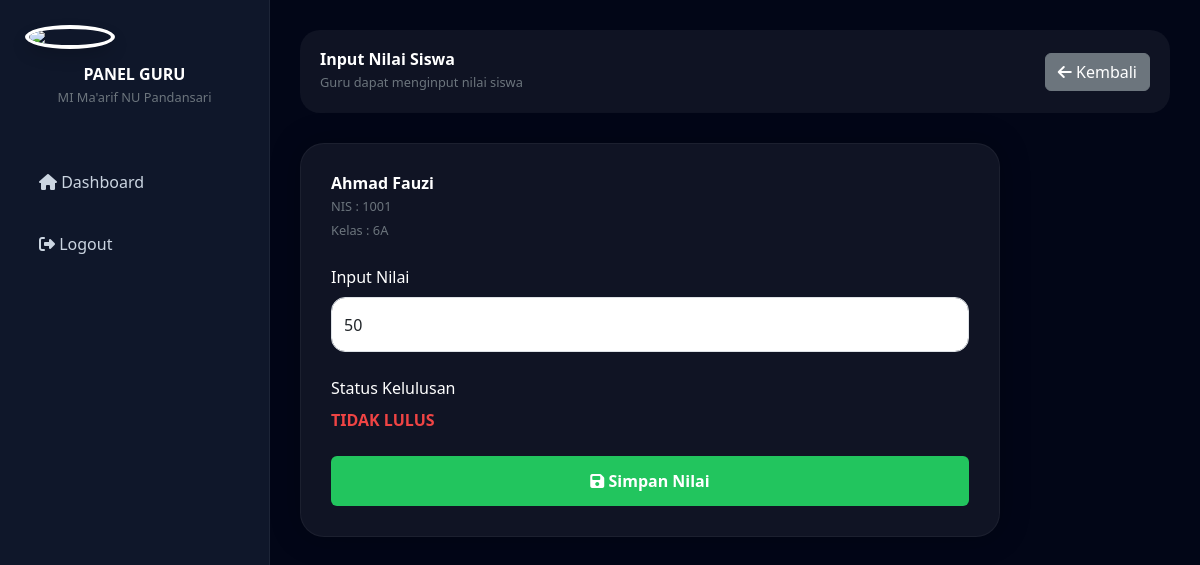
/kelulusan/guru/input_nilai.php?id=1 (signed in), run on the app's committed database.
### tables this page shows
CREATE TABLE `siswa` (
  `id` int NOT NULL,
  `nis` varchar(20) NOT NULL,
  `nama` varchar(100) NOT NULL,
  `jenis_kelamin` enum('Laki-laki','Perempuan') DEFAULT NULL,
  `kelas` varchar(20) DEFAULT NULL,
  `nilai` int DEFAULT NULL,
  `tahun_ajaran` varchar(20) DEFAULT NULL,
  `status_kelulusan` enum('LULUS','TIDAK LULUS','BELUM DIPROSES') DEFAULT 'BELUM DIPROSES',
  `created_at` timestamp NULL DEFAULT CURRENT_TIMESTAMP
);

### kelulusan/guru/input_nilai.php (the view, shortened to what this page needs)
<?php
$conn = new mysqli("localhost", "root", "", "kelulusan_mi");
$id = $_GET['id'];
$siswa = $conn->query("
    SELECT *
    FROM siswa
    WHERE id='$id'
");
$data = $siswa->fetch_assoc();
?>
<!DOCTYPE html>
<html lang="id">
<head>
    <link href="https://cdn.jsdelivr.net/npm/bootstrap@5.3.3/dist/css/bootstrap.min.css"
          rel="stylesheet">
    <script src="https://cdn.tailwindcss.com"></script>
    <link rel="stylesheet"
          href="https://cdnjs.cloudflare.com/ajax/libs/font-awesome/6.5.2/css/all.min.css">
</head>
<body>
<div class="sidebar">
    <div class="text-center mb-5">
        <img
            src="../assets/img/logo.png"
            width="90"
            class="rounded-circle border border-4 border-white shadow"
        >
        <h4 class="mt-3 fw-bold">
            PANEL GURU
        </h4>
        <small class="text-secondary">
            MI Ma'arif NU Pandansari
        </small>
    </div>
    <a href="dashboard.php">
        <i class="fa fa-home"></i>
        Dashboard
    </a>
    <a href="../logout.php">
        <i class="fa fa-sign-out-alt"></i>
        Logout
    </a>
</div>
<div class="content">
    <div class="topbar d-flex justify-content-between align-items-center">
        <div>
            <h3 class="fw-bold">
                Input Nilai Siswa
            </h3>
            <small class="text-secondary">
                Guru dapat menginput nilai siswa
            </small>
        </div>
        <div>
            <a href="dashboard.php"
               class="btn btn-secondary">
                <i class="fa fa-arrow-left"></i>
                Kembali
            </a>
        </div>
    </div>
    <div class="card-box">
        <div class="mb-4">
            <h4 class="fw-bold">
                <?= $data['nama']; ?>
            </h4>
            <small class="text-secondary">
                NIS : <?= $data['nis']; ?>
            </small>
            <br>
            <small class="text-secondary">
                Kelas : <?= $data['kelas']; ?>
            </small>
        </div>
        <form method="POST">
            <div class="mb-4">
                <label class="mb-2">
                    Input Nilai
                </label>
                <input
                    type="number"
                    name="nilai"
                    class="form-control"
                    min="0"
                    max="100"
                    value="<?= $data['nilai']; ?>"
                    placeholder="Masukkan nilai siswa"
                    required
                >
            </div>
            <div class="mb-4">
                <label class="mb-2">
                    Status Kelulusan
                </label>
                <div>
                    <?php if($data['status_kelulusan'] == 'LULUS'): ?>
                        <span class="status-lulus">
                            LULUS
                        </span>
                    <?php elseif($data['status_kelulusan'] == 'TIDAK LULUS'): ?>
                        <span class="status-tidak">
                            TIDAK LULUS
                        </span>
                    <?php else: ?>
                        <span class="text-warning fw-bold">
                            BELUM DIPROSES
                        </span>
                    <?php endif; ?>
                </div>
            </div>
            <button
                type="submit"
                name="submit"
                class="btn btn-success btn-custom w-100"
            >
                <i class="fa fa-save"></i>
                Simpan Nilai
            </button>
        </form>
    </div>
</div>
</body>
</html>

### kelulusan/guru/input_nilai.php (style rules this page uses)
body { background:#020617; color:white; overflow-x:hidden; }
.sidebar { width:270px; min-height:100vh; position:fixed; background:#0f172a; padding:25px; border-right:1px solid rgba(255,255,255,0.06); }
.sidebar a { display:block; color:#cbd5e1; padding:14px; border-radius:14px; margin-bottom:10px; text-decoration:none; transition:0.3s; }
.content { margin-left:270px; padding:30px; }
.card-box { background:rgba(255,255,255,0.06); border-radius:24px; padding:30px; border:1px solid rgba(255,255,255,0.05); box-shadow:0 0 30px rgba(0,0,0,0.25); max-width:700px; }
.form-control { height:55px; border-radius:14px; }
.btn-custom { background:#22c55e; border:none; height:50px; font-weight:bold; }
.topbar { background:rgba(255,255,255,0.05); border-radius:20px; padding:20px; margin-bottom:30px; }
.status-tidak { color:#ef4444; font-weight:bold; }

### data on the page
siswa: nama "Ahmad Fauzi", nis "1001", kelas "6A", nilai "50"
